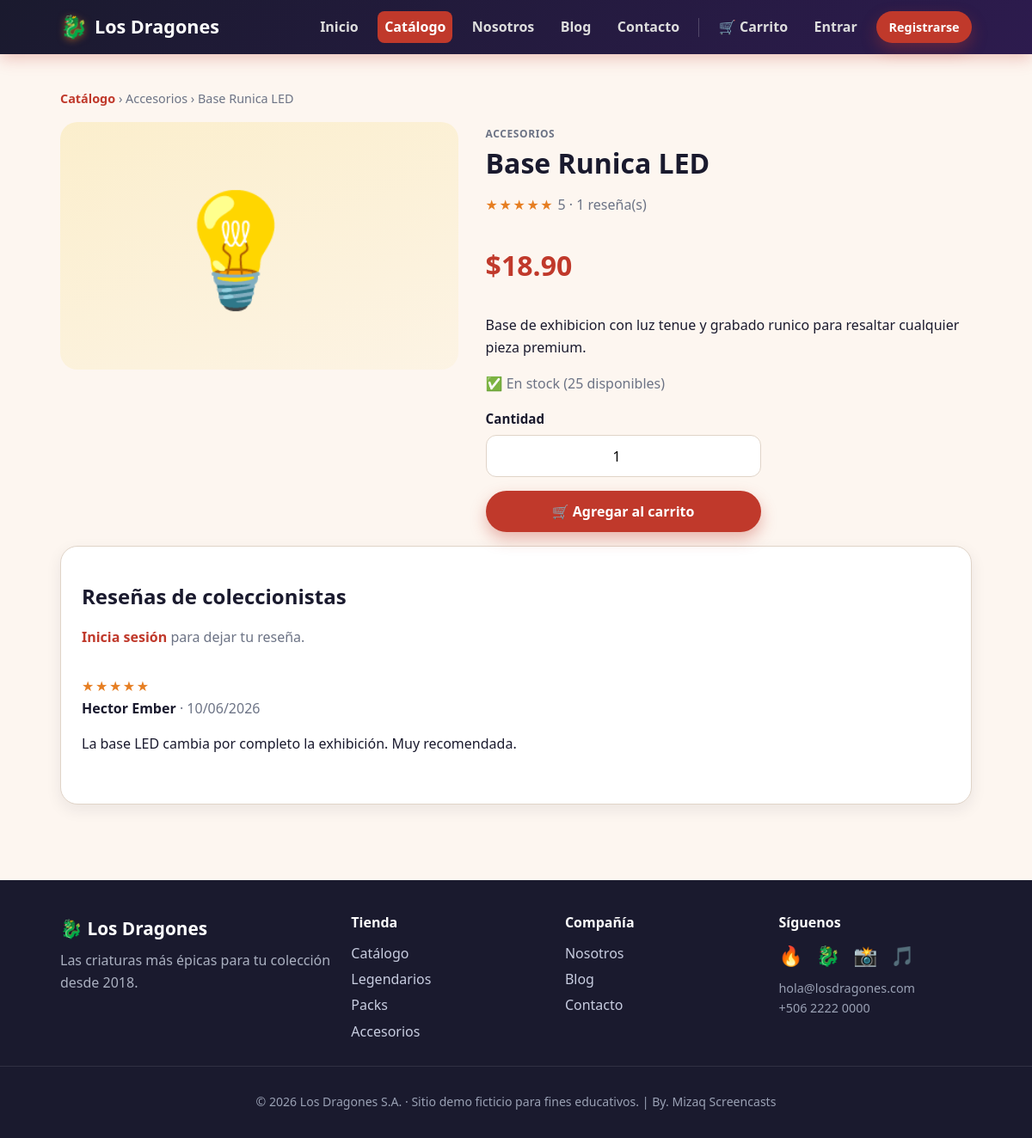
/producto.php?slug=base-runica-led, run on the app's committed database.
### tables this page shows
CREATE TABLE IF NOT EXISTS productos (
    id BIGINT UNSIGNED AUTO_INCREMENT PRIMARY KEY,
    categoria_id BIGINT UNSIGNED NULL,
    nombre VARCHAR(120) NOT NULL,
    slug VARCHAR(120) NOT NULL,
    descripcion TEXT NULL,
    precio DECIMAL(10, 2) NOT NULL DEFAULT 0.00,
    emoji VARCHAR(16) NOT NULL DEFAULT '🐉',
    imagen VARCHAR(255) NULL,
    color_hex VARCHAR(7) NOT NULL DEFAULT '#C0392B',
    stock INT NOT NULL DEFAULT 0,
    destacado TINYINT(1) NOT NULL DEFAULT 0,
    estado ENUM('activo', 'inactivo') NOT NULL DEFAULT 'activo',
    fecha_creacion TIMESTAMP NOT NULL DEFAULT CURRENT_TIMESTAMP,
    UNIQUE KEY uk_productos_slug (slug),
    KEY idx_productos_categoria (categoria_id),
    CONSTRAINT fk_productos_categoria FOREIGN KEY (categoria_id)
        REFERENCES categorias (id) ON DELETE SET NULL
);

CREATE TABLE IF NOT EXISTS categorias (
    id BIGINT UNSIGNED AUTO_INCREMENT PRIMARY KEY,
    nombre VARCHAR(80) NOT NULL,
    slug VARCHAR(80) NOT NULL,
    descripcion VARCHAR(255) NULL,
    UNIQUE KEY uk_categorias_slug (slug)
);

CREATE TABLE IF NOT EXISTS resenas (
    id BIGINT UNSIGNED AUTO_INCREMENT PRIMARY KEY,
    producto_id BIGINT UNSIGNED NOT NULL,
    usuario_id BIGINT UNSIGNED NOT NULL,
    calificacion TINYINT UNSIGNED NOT NULL DEFAULT 5,
    comentario VARCHAR(500) NULL,
    fecha_creacion TIMESTAMP NOT NULL DEFAULT CURRENT_TIMESTAMP,
    KEY idx_resenas_producto (producto_id),
    KEY idx_resenas_usuario (usuario_id),
    UNIQUE KEY uk_resena_usuario_producto (producto_id, usuario_id),
    CONSTRAINT fk_resenas_producto FOREIGN KEY (producto_id)
        REFERENCES productos (id) ON DELETE CASCADE,
    CONSTRAINT fk_resenas_usuario FOREIGN KEY (usuario_id)
        REFERENCES usuarios (id) ON DELETE CASCADE
);

CREATE TABLE IF NOT EXISTS usuarios (
    id BIGINT UNSIGNED AUTO_INCREMENT PRIMARY KEY,
    nombre VARCHAR(120) NOT NULL,
    correo VARCHAR(150) NOT NULL,
    usuario VARCHAR(50) NOT NULL,
    password_hash VARCHAR(255) NOT NULL,
    telefono VARCHAR(30) NULL,
    direccion VARCHAR(255) NULL,
    estado ENUM('activo', 'inactivo') NOT NULL DEFAULT 'activo',
    fecha_creacion TIMESTAMP NOT NULL DEFAULT CURRENT_TIMESTAMP,
    UNIQUE KEY uk_usuarios_correo (correo),
    UNIQUE KEY uk_usuarios_usuario (usuario)
);

### includes/helpers.php (called while the page is built, shortened)
<?php
function e(?string $value): string
{
    return htmlspecialchars((string) $value, ENT_QUOTES, 'UTF-8');
}

### includes/auth.php (called while the page is built, shortened)
<?php
require_once __DIR__ . '/../config.php';
require_once __DIR__ . '/helpers.php';
function is_authenticated(): bool
{
    return !empty($_SESSION['user_id']);
}
function current_user(): ?array
{
    if (!is_authenticated()) {
        return null;
    }
    $user = find_user_by_id((int) $_SESSION['user_id']);
    return $user;
}

### config.php (called while the page is built, shortened)
<?php
function db(): PDO
{
    static $pdo = null;
    if ($pdo instanceof PDO) {
        return $pdo;
    }
    $dsn = sprintf(
        'mysql:host=%s;port=%s;dbname=%s;charset=utf8mb4',
        DB_HOST,
        DB_PORT,
        DB_NAME
    );
    $options = [
        PDO::ATTR_ERRMODE => PDO::ERRMODE_EXCEPTION,
        PDO::ATTR_DEFAULT_FETCH_MODE => PDO::FETCH_ASSOC,
        PDO::ATTR_EMULATE_PREPARES => false,
    ];
    $pdo = new PDO($dsn, DB_USER, DB_PASS, $options);
    return $pdo;
}

### includes/catalog.php (called while the page is built, shortened)
<?php
require_once __DIR__ . '/../config.php';
function get_producto_por_slug(string $slug): ?array
{
    $sql = "SELECT p.id, p.nombre, p.slug, p.descripcion, p.precio, p.emoji, p.imagen, p.color_hex,
                   p.stock, p.destacado, c.nombre AS categoria, c.slug AS categoria_slug
            FROM productos p
            LEFT JOIN categorias c ON c.id = p.categoria_id
            WHERE p.slug = :slug AND p.estado = 'activo'
            LIMIT 1";
    $stmt = db()->prepare($sql);
    $stmt->execute(['slug' => $slug]);
    return $stmt->fetch() ?: null;
}
function get_resenas_de_producto(int $productoId): array
{
    $stmt = db()->prepare(
        'SELECT r.id, r.calificacion, r.comentario, r.fecha_creacion,
                r.usuario_id, u.nombre AS autor
         FROM resenas r
         JOIN usuarios u ON u.id = r.usuario_id
         WHERE r.producto_id = :producto_id
         ORDER BY r.fecha_creacion DESC'
    );
    $stmt->execute(['producto_id' => $productoId]);
    return $stmt->fetchAll();
}
function get_resumen_resenas(int $productoId): array
{
    $stmt = db()->prepare(
        'SELECT COUNT(*) AS total, COALESCE(AVG(calificacion), 0) AS promedio
         FROM resenas WHERE producto_id = :producto_id'
    );
    $stmt->execute(['producto_id' => $productoId]);
    $row = $stmt->fetch();
    return [
        'total' => (int) ($row['total'] ?? 0),
        'promedio' => round((float) ($row['promedio'] ?? 0), 1),
    ];
}

### producto.php (the view, shortened to what this page needs)
<?php
require_once __DIR__ . '/config.php';
require_once __DIR__ . '/includes/layout.php';
require_once __DIR__ . '/includes/catalog.php';
$slug = trim((string) ($_GET['slug'] ?? ''));
$producto = $slug !== '' ? get_producto_por_slug($slug) : null;
$productoId = (int) $producto['id'];
$user = current_user();
$resenas = get_resenas_de_producto($productoId);
$resumen = get_resumen_resenas($productoId);
$miResena = $user ? get_resena_de_usuario_para_producto((int) $user['id'], $productoId) : null;
render_header($producto['nombre'], 'productos');
?>
<section class="section">
    <div class="container">
        <p class="breadcrumb"><a href="productos.php">Catálogo</a> › <?= e($producto['categoria'] ?? 'General') ?> › <?= e($producto['nombre']) ?></p>
        <div class="detail">
            <div class="detail__media" style="background: linear-gradient(160deg, <?= e($producto['color_hex']) ?>33, <?= e($producto['color_hex']) ?>11);">
                <?= producto_img($producto, 'media-img') ?>
            </div>
            <div>
                <span class="product__cat"><?= e($producto['categoria'] ?? 'General') ?></span>
                <h1 class="page-title"><?= e($producto['nombre']) ?></h1>
                <p class="muted">
                    <span class="review__stars"><?= e(stars((int) round($resumen['promedio']))) ?></span>
                    <?= $resumen['total'] > 0 ? e((string) $resumen['promedio']) . ' · ' . (int) $resumen['total'] . ' reseña(s)' : 'Sin reseñas todavía' ?>
                </p>
                <p class="detail__price"><?= e(money($producto['precio'])) ?></p>
                <p><?= nl2br(e($producto['descripcion'] ?? '')) ?></p>
                <p class="muted"><?= (int) $producto['stock'] > 0 ? '✅ En stock (' . (int) $producto['stock'] . ' disponibles)' : '❌ Agotado' ?></p>
                <form method="post" action="carrito.php" class="form" style="max-width:320px;">
                    <div class="form__group">
                        <span>Cantidad</span>
                        <input class="qty" type="number" name="cantidad" value="1" min="1" max="<?= max(1, (int) $producto['stock']) ?>">
                    </div>
                    <button type="submit" class="button button--primary button--block"<?= (int) $producto['stock'] <= 0 ? ' disabled' : '' ?>>🛒 Agregar al carrito</button>
                </form>
            </div>
        </div>
        <div class="card mt-2">
            <h2>Reseñas de coleccionistas</h2>
            <?php if ($user): ?>
                <form method="post" class="form mb-2" style="max-width:520px;">
                    <?= csrf_input() ?>
                    <input type="hidden" name="action" value="resena">
                    <div class="form__group">
                        <span><?= $miResena ? 'Actualiza tu reseña' : 'Deja tu reseña' ?></span>
                        <select name="calificacion">
                            <?php for ($i = 5; $i >= 1; $i--): ?>
                                <option value="<?= $i ?>"<?= ($miResena && (int) $miResena['calificacion'] === $i) || (!$miResena && $i === 5) ? ' selected' : '' ?>>
                                    <?= str_repeat('★', $i) ?> (<?= $i ?>)
                                </option>
                            <?php endfor; ?>
                        </select>
                    </div>
                    <div class="form__group">
                        <textarea name="comentario" maxlength="500" placeholder="Cuéntanos qué te pareció…"><?= e($miResena['comentario'] ?? '') ?></textarea>
                    </div>
                    <button type="submit" class="button button--secondary"><?= $miResena ? 'Actualizar reseña' : 'Publicar reseña' ?></button>
                </form>
            <?php else: ?>
                <p class="muted"><a href="login.php">Inicia sesión</a> para dejar tu reseña.</p>
            <?php endif; ?>
            <?php if ($resenas === []): ?>
                <p class="muted">Sé el primero en reseñar este dragón.</p>
            <?php else: ?>
                <?php foreach ($resenas as $r): ?>
                    <div class="review">
                        <div class="review__stars"><?= e(stars((int) $r['calificacion'])) ?></div>
                        <strong><?= e($r['autor']) ?></strong>
                        <span class="muted"> · <?= e(date('d/m/Y', strtotime((string) $r['fecha_creacion']))) ?></span>
                        <?php if (!empty($r['comentario'])): ?><p><?= nl2br(e($r['comentario'])) ?></p><?php endif; ?>
                    </div>
                <?php endforeach; ?>
            <?php endif; ?>
        </div>
    </div>
</section>
<?php
render_footer();

### includes/layout.php (shortened to what this page needs)
<?php
require_once __DIR__ . '/helpers.php';
require_once __DIR__ . '/auth.php';
function nav_links(): array
{
    return [
        'inicio'    => ['Inicio', 'index.php'],
        'productos' => ['Catálogo', 'productos.php'],
        'nosotros'  => ['Nosotros', 'nosotros.php'],
        'blog'      => ['Blog', 'blog.php'],
        'contacto'  => ['Contacto', 'contacto.php'],
    ];
}
function render_header(string $title, string $active = ''): void
{
    $user = current_user();
    $cartCount = cart_count();
    ?>
<!DOCTYPE html>
<html lang="es">
<head>
    <link rel="stylesheet" href="assets/css/styles.css">
</head>
<body>
    <header class="navbar">
        <div class="navbar__inner">
            <a class="navbar__brand" href="index.php">
                <span class="navbar__logo">🐉</span>
                <span class="navbar__name">Los Dragones</span>
            </a>
            <nav class="navbar__nav">
                <?php foreach (nav_links() as $key => [$label, $href]): ?>
                    <a
                        class="navbar__link<?= $active === $key ? ' is-active' : '' ?>"
                        href="<?= e($href) ?>"
                    ><?= e($label) ?></a>
                <?php endforeach; ?>
                <?php if ($user): ?>
                    <a class="navbar__link<?= $active === 'carrito' ? ' is-active' : '' ?>" href="carrito.php">
                        🛒 Carrito<?php if ($cartCount > 0): ?> <span class="navbar__badge"><?= (int) $cartCount ?></span><?php endif; ?>
                    </a>
                    <a class="navbar__link<?= $active === 'cuenta' ? ' is-active' : '' ?>" href="dashboard.php">Mi cuenta</a>
                    <form method="post" action="logout.php" class="navbar__logout">
                        <?= csrf_input() ?>
                        <button type="submit" class="button button--ghost button--sm">Salir</button>
                    </form>
                <?php else: ?>
                    <a class="navbar__link<?= $active === 'carrito' ? ' is-active' : '' ?>" href="carrito.php">
                        🛒 Carrito<?php if ($cartCount > 0): ?> <span class="navbar__badge"><?= (int) $cartCount ?></span><?php endif; ?>
                    </a>
                    <a class="navbar__link" href="login.php">Entrar</a>
                    <a class="button button--primary button--sm" href="registro.php">Registrarse</a>
                <?php endif; ?>
            </nav>
        </div>
    </header>
    <main class="site-main">
<?php
}
function render_footer(): void
{
    $year = '2026';
    ?>
    </main>
    <footer class="footer">
        <div class="footer__inner">
            <div class="footer__col">
                <div class="footer__brand"><span>🐉</span> Los Dragones</div>
                <p class="footer__tagline">Las criaturas más épicas para tu colección desde 2018.</p>
            </div>
            <div class="footer__col">
                <h4>Tienda</h4>
                <a href="productos.php">Catálogo</a>
                <a href="productos.php?categoria=legendarios">Legendarios</a>
                <a href="productos.php?categoria=packs">Packs</a>
                <a href="productos.php?categoria=accesorios">Accesorios</a>
            </div>
            <div class="footer__col">
                <h4>Compañía</h4>
                <a href="nosotros.php">Nosotros</a>
                <a href="blog.php">Blog</a>
                <a href="contacto.php">Contacto</a>
            </div>
            <div class="footer__col">
                <h4>Síguenos</h4>
                <p class="footer__social">🔥 🐉 📸 🎵</p>
                <p class="footer__muted">hola@losdragones.com<br>+506 2222 0000</p>
            </div>
        </div>
        <div class="footer__bottom">
            <p>© <?= e($year) ?> Los Dragones S.A. · Sitio demo ficticio para fines educativos. | By. Mizaq Screencasts</p>
        </div>
    </footer>
</body>
</html>
<?php
}
function money(float|string|int $amount): string
{
    return '$' . number_format((float) $amount, 2, '.', ',');
}
function stars(int $rating): string
{
    $rating = max(0, min(5, $rating));
    return str_repeat('★', $rating) . str_repeat('☆', 5 - $rating);
}
function producto_img(array $datos, string $class = 'media-img'): string
{
    $src = trim((string) ($datos['imagen'] ?? ''));
    return '<span class="' . e($class) . ' media-img--emoji">' . e((string) ($datos['emoji'] ?? '🐉')) . '</span>';
}

### data on the page
productos: categoria.nombre "Accesorios", nombre "Base Runica LED", emoji "💡", categoria.nombre "ACCESORIOS", precio "$18.90", descripcion "Base de exhibicion con luz tenue y grabado runico para resaltar cualquier pieza premium.", stock "25"
resenas: calificacion "★★★★★", usuario.nombre "Hector Ember", fecha_creacion "10/06/2026", comentario "La base LED cambia por completo la exhibición. Muy recomendada."

### other printed values
$label "Inicio"
$label "Catálogo"
$label "Nosotros"
$label "Blog"
$label "Contacto"
stars((int) round($resumen['promedio'])) "★★★★★"
$resumen['promedio'] "5"
$resumen['total'] "1"
$year "2026"
